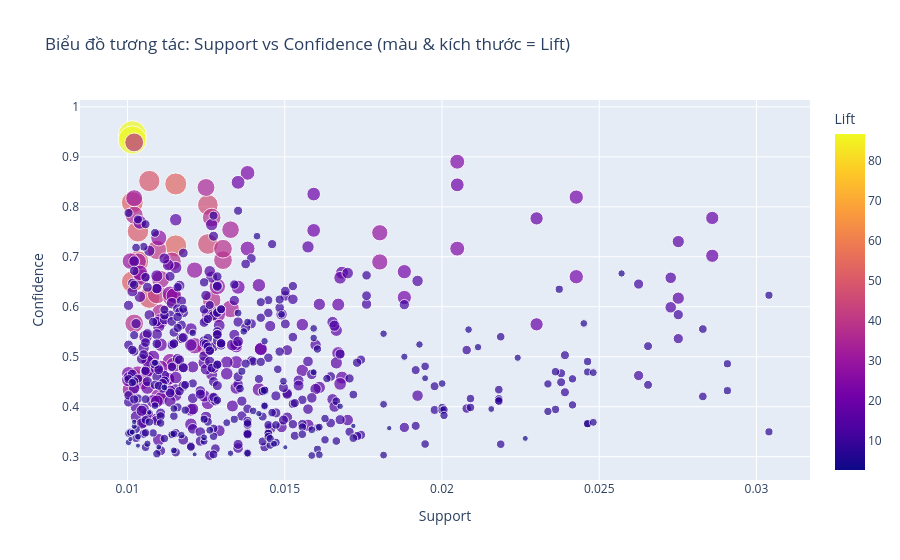

The code cell stored with this chart in its notebook:
### Code cell
## Tạo biểu đồ bằng HTML (Plotly)
if PLOT_PLOTLY_SCATTER and not rules_filtered_ap.empty:
    visualizer.plot_rules_support_confidence_scatter_interactive(
        rules_df=rules_filtered_ap,
    )
else:
    if rules_filtered_ap.empty:
        print("Không có luật nào sau khi lọc để vẽ scatter Plotly.")
    else:
        print("PLOT_PLOTLY_SCATTER = False, bỏ qua biểu đồ Plotly.")

### Figure 1 — Plotly figure (JSON) as saved in the notebook; plotly's stock layout.template omitted (floating-point values rounded to 4 significant figures; data arrays with more than 128 entries replaced by an {"elided": "..."} marker saying what was removed)
{"data": [{"hovertemplate": "<b>%{hovertext}</b><br><br>Support=%{x}<br>Confidence=%{y}<br>Lift=%{marker.color}<extra></extra>", "hovertext": {"elided": "568 str values"}, "legendgroup": "", "marker": {"color": {"elided": "568 float values"}, "coloraxis": "coloraxis", "size": {"elided": "568 float values"}, "sizemode": "area", "sizeref": 0.2171, "symbol": "circle"}, "mode": "markers", "name": "", "orientation": "v", "showlegend": false, "type": "scatter", "x": {"elided": "568 float values"}, "xaxis": "x", "y": {"elided": "568 float values"}, "yaxis": "y"}], "layout": {"coloraxis": {"colorbar": {"title": {"text": "Lift"}}, "colorscale": [[0, "#0d0887"], [0.1111, "#46039f"], [0.2222, "#7201a8"], [0.3333, "#9c179e"], [0.4444, "#bd3786"], [0.5556, "#d8576b"], [0.6667, "#ed7953"], [0.7778, "#fb9f3a"], [0.8889, "#fdca26"], [1, "#f0f921"]]}, "legend": {"itemsizing": "constant", "tracegroupgap": 0}, "title": {"text": "Biểu đồ tương tác: Support vs Confidence (màu & kích thước = Lift)"}, "xaxis": {"anchor": "y", "domain": [0, 1], "title": {"text": "Support"}}, "yaxis": {"anchor": "x", "domain": [0, 1], "title": {"text": "Confidence"}}}}
